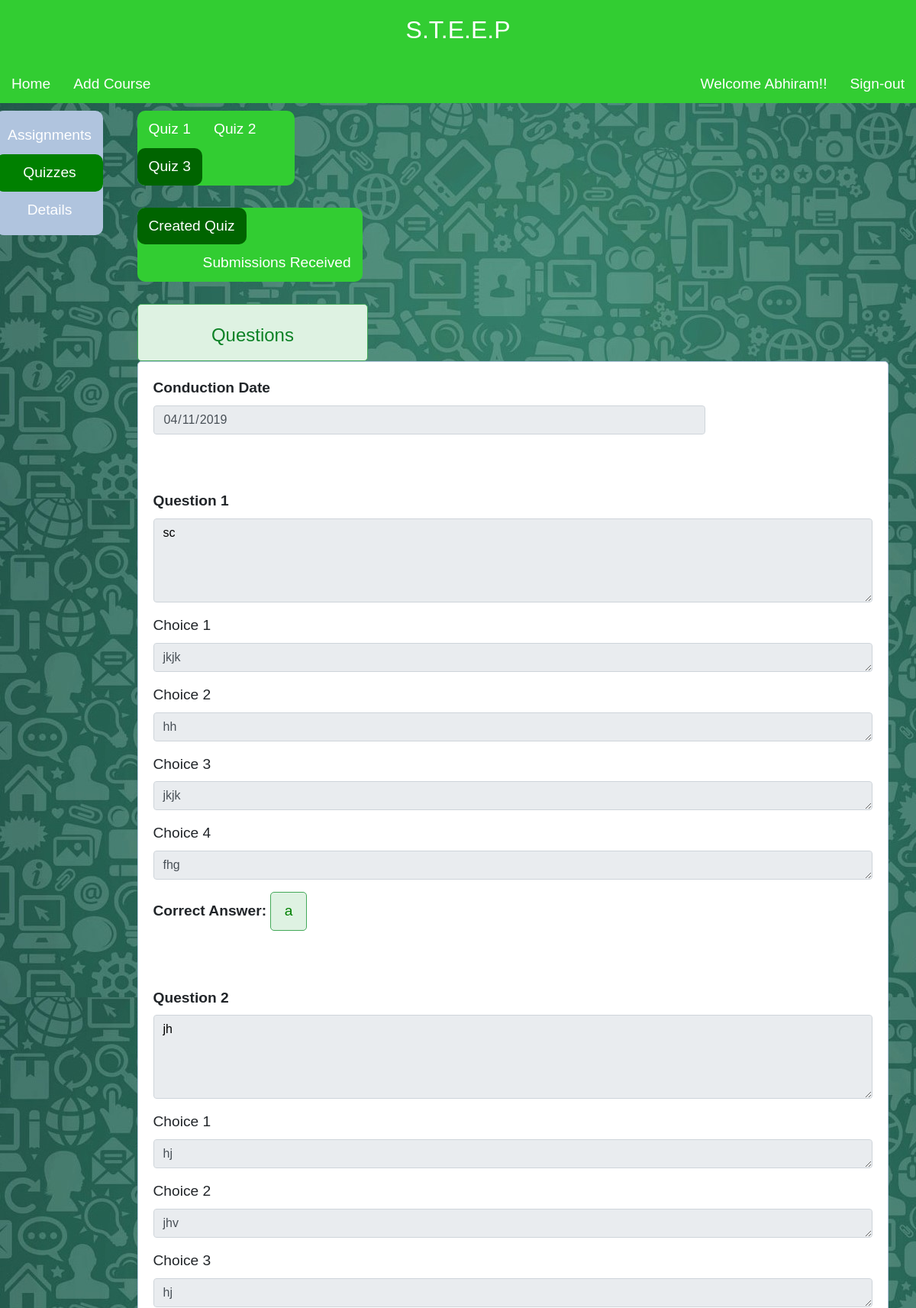
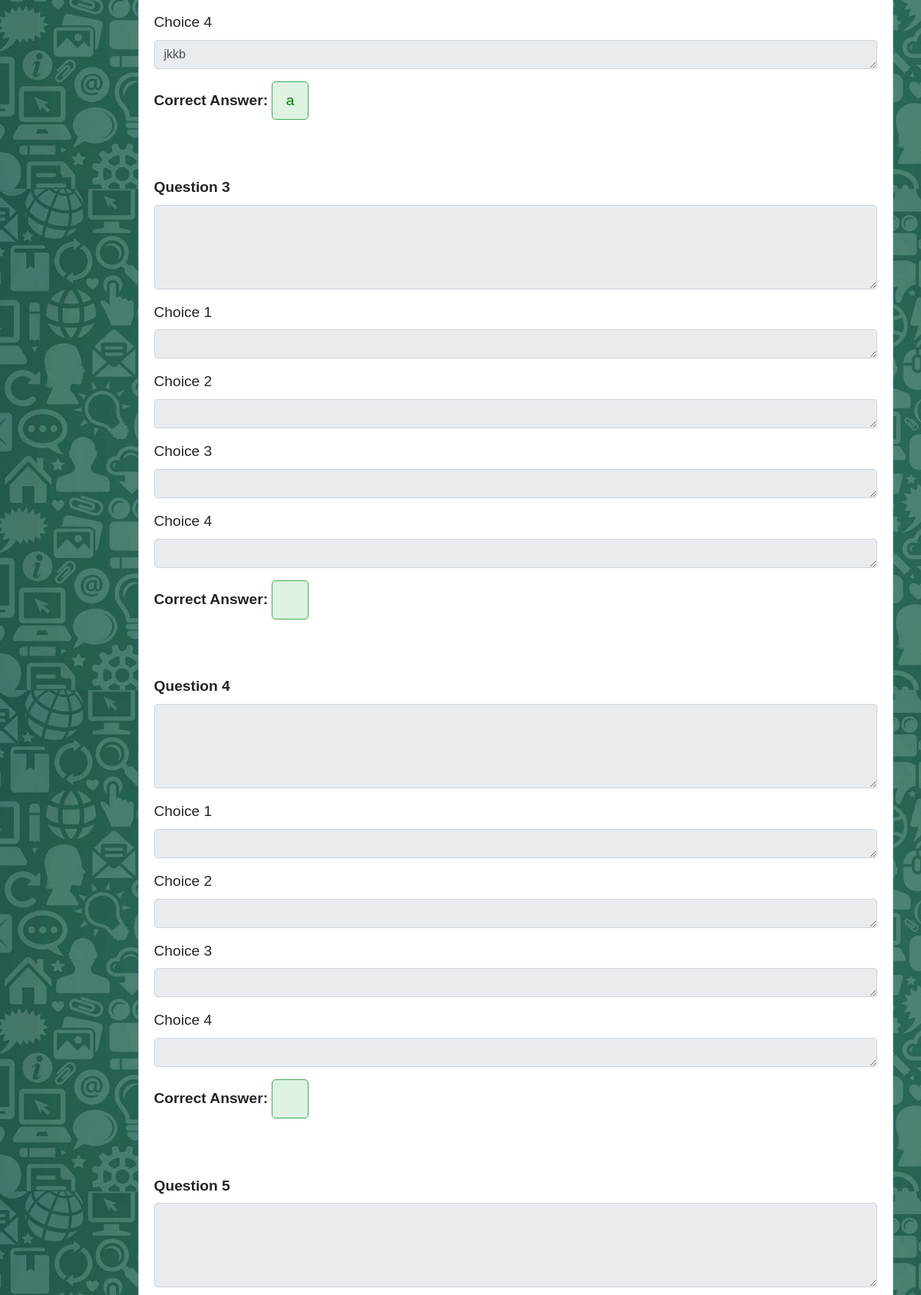
/STEEP/course_quiz3.php?c_id=C1 (signed in, upper part), run on the app's committed database (2 pictures, top to bottom).
### tables this page shows
CREATE TABLE `quizzes` (
  `c_id` varchar(50) NOT NULL,
  `id` varchar(50) NOT NULL,
  `qno` int(11) NOT NULL,
  `due` date NOT NULL,
  `question_1` mediumtext NOT NULL,
  `choice_1_1` text NOT NULL,
  `choice_1_2` text NOT NULL,
  `choice_1_3` text NOT NULL,
  `choice_1_4` text NOT NULL,
  `correct_1` varchar(1) NOT NULL,
  `question_2` mediumtext NOT NULL,
  `choice_2_1` text NOT NULL,
  `choice_2_2` text NOT NULL,
  `choice_2_3` text NOT NULL,
  `choice_2_4` text NOT NULL,
  `correct_2` varchar(1) NOT NULL,
  `question_3` mediumtext NOT NULL,
  `choice_3_1` text NOT NULL,
  `choice_3_2` text NOT NULL,
  `choice_3_3` text NOT NULL,
  `choice_3_4` text NOT NULL,
  `correct_3` varchar(1) NOT NULL,
  `question_4` mediumtext NOT NULL,
  `choice_4_1` text NOT NULL,
  `choice_4_2` text NOT NULL,
  `choice_4_3` text NOT NULL,
  `choice_4_4` text NOT NULL,
  `correct_4` varchar(1) NOT NULL,
  `question_5` mediumtext NOT NULL,
  `choice_5_1` text NOT NULL,
  `choice_5_2` text NOT NULL,
  `choice_5_3` text NOT NULL,
  `choice_5_4` text NOT NULL,
  `correct_5` varchar(1) NOT NULL,
  `question_6` mediumtext NOT NULL,
  `choice_6_1` text NOT NULL,
  `choice_6_2` text NOT NULL,
  `choice_6_3` text NOT NULL,
  `choice_6_4` text NOT NULL,
  `correct_6` varchar(1) NOT NULL,
  `question_7` mediumtext NOT NULL,
  `choice_7_1` text NOT NULL,
  `choice_7_2` text NOT NULL,
  `choice_7_3` text NOT NULL,
  `choice_7_4` text NOT NULL,
  `correct_7` varchar(1) NOT NULL,
  `question_8` mediumtext NOT NULL,
  `choice_8_1` text NOT NULL,
  `choice_8_2` text NOT NULL,
  `choice_8_3` text NOT NULL,
  `choice_8_4` text NOT NULL,
  `correct_8` varchar(1) NOT NULL,
  `question_9` mediumtext NOT NULL,
  `choice_9_1` text NOT NULL,
  `choice_9_2` text NOT NULL,
  `choice_9_3` text NOT NULL,
  `choice_9_4` text NOT NULL,
  `correct_9` varchar(1) NOT NULL,
  `question_10` mediumtext NOT NULL,
  `choice_10_1` text NOT NULL,
  `choice_10_2` text NOT NULL,
  `choice_10_3` text NOT NULL,
  `choice_10_4` text NOT NULL,
  `correct_10` varchar(1) NOT NULL
);

### STEEP/course_quiz3.php (the view, shortened to what this page needs)
<?php
  if(isset($_GET['c_id']))
$c_id = $_GET['c_id'];
else
$c_id = $_POST['c_id'];
$a_id = $c_id."_3";
?>
<html>
<head>
	<link rel="stylesheet" href="https://stackpath.bootstrapcdn.com/bootstrap/4.3.1/css/bootstrap.min.css">
<link rel="stylesheet" href="style.css">
</head>
<body>
<div class="title">
		<h2>S.T.E.E.P</h2>
</div>
<div class="topnav">
        <a href="index_faculty.php">Home</a>
        <a href="Add_Course.php">Add Course</a>
		<?php  if (isset($_SESSION['username'])) : ?>
        <a style="float:right;"   href="index_faculty.php?logout='1'">Sign-out</a>
        <a style="float:right;" href="#">Welcome <?php echo $_SESSION['username']; ?>!!</a>
		<?php endif ?>
</div>
<div class="row">
<div class="leftcolumn">
  <div class="sidenav">
  <a  href="course_assignment1.php?c_id=<?php echo $c_id; ?>">Assignments</a>
  <a class="sideactive" href="#">Quizzes</a>
  <a href="Details.php?c_id=<?php echo $c_id; ?>">Details</a>
  </div>
</div>
<div class="rightcolumn">
<div class="topnav" style="width:21%; border-radius:10px;">
        <a href="course_quiz1.php?c_id=<?php echo $c_id; ?>">Quiz 1</a>
        <a href="course_quiz2.php?c_id=<?php echo $c_id; ?>">Quiz 2</a>
        <a  class='active' href='#'> Quiz 3</a>
</div>
<br>
<?php
$db = mysqli_connect('localhost', 'root', '', 'steep') or die(mysqli_error());
$quiz_check_query = "SELECT * FROM quizzes WHERE c_id='$c_id' AND id='$a_id' LIMIT 1";
$result = mysqli_query($db, $quiz_check_query);
$quiz = mysqli_fetch_assoc($result);
if($quiz)
{
  $due = $quiz['due'];
?>
  <div class="topnav" style="width:30%; border-radius:10px;">
       <a  class='active'  href='#'> Created Quiz</a>
       <a href='course_quiz3_sub.php?c_id=<?php echo $c_id; ?>' style="float:right;"> Submissions Received</a>
</div>
  <br>
    <div class="container-fluid" style="width:80%; border-radius:5px; margin-left:-15px;">
    <div  class="no_error" style="width:40%; border-radius=5px; margin-left:0px;" >
       <p ><h4><center>Questions</center></h4>
        </div>
     <form action="#" method="POST" style="border-radius:5px;">
        <fieldset>
        <div class="container-fluid" style="width:80%; margin-left:-15px;">
        <div class="form-group">
                <b><label for="Due Date">Conduction Date</label></b>
                <input type="date" class="form-control" name="due" value="<?php echo $due; ?>" readonly>
        </div>
        </div>
           <?php
           for($i=1;$i<11;$i++)
           {
               $question = $quiz['question_'.$i];
               $choice1 = $quiz['choice_'.$i.'_1'];
               $choice2 = $quiz['choice_'.$i.'_2'];
               $choice3 = $quiz['choice_'.$i.'_3'];
               $choice4 = $quiz['choice_'.$i.'_4'];
               $correct = $quiz['correct_'.$i];
            ?>
            <br>
            <br>
            <div class="form-group">
                <label for="content"><b>Question <?php echo $i; ?></b></label>
                <textarea class="form-control"  style="color:black;" qid="content" name="question_<?php echo $i; ?>" rows="4" readonly><?php echo $question; ?></textarea>
            </div>
            <div class="form-group">
                <label for="content">Choice 1</label>
                <textarea class="form-control" id="content" name="choice_<?php echo $i; ?>_1" rows="1" value="<?php echo $choice1; ?>" readonly><?php echo $choice1; ?></textarea>
            </div>
            <div class="form-group">
                <label for="content">Choice 2</label>
                <textarea class="form-control" id="content" name="choice_<?php echo $i; ?>_2" rows="1"  readonly><?php echo $choice2; ?></textarea>
            </div>
            <div class="form-group">
                <label for="content">Choice 3</label>
                <textarea class="form-control" id="content" name="choice_<?php echo $i; ?>_3" rows="1" value="<?php echo $choice3; ?>" readonly><?php echo $choice1; ?></textarea>
            </div>
            <div class="form-group">
                <label for="content">Choice 4</label>
                <textarea class="form-control" id="content" name="choice_<?php echo $i; ?>_4" rows="1" value="<?php echo $choice4; ?>" readonly><?php echo $choice4; ?></textarea>
            </div>
            <div class="form-group">
                <label for="Correct Option"><b>Correct Answer: </b></label>
                <input type='text' style="color:green; width:5%; text-align:center;"  class="no_error" class="form-control" name="correct_<?php echo $i; ?>" value="<?php echo $correct; ?>" readonly>
            </div>
         <?php
           }
        ?>
        </form>
        </div>
<?php
}
?>
</div>
</div>
</body>
</html>

### STEEP/style.css (style rules this page uses)
* { margin: 0px; padding: 0px; }
body { font-size: 120%; background-image: url("whatsapp1.jpg"); font-family: Arial; }
form, .content { width: 130%; margin: 0px auto; padding: 20px; border: 1px solid #B0C4DE; background: white; border-radius: 0px 0px 10px 10px; }
.no_error { width: 92%; margin: 0px auto; padding: 10px; border: 1px solid #42a958; color: #0c8125; background: #def2e2; border-radius: 5px; text-align: left; }
.topnav { overflow:hidden; background-color:rgb(50, 205, 50); position: sticky; position: -webkit-sticky; top: 0; }
.topnav a { display:block; float:left; text-decoration:none; text-align:center; padding :10px 15px; color:white; border-radius: 10px; }
.topnav a.active { background-color:rgb(0, 100, 0); }
.title { text-align:center; background-color:rgb(50, 205, 50); color:white; padding:20px; }
.sidenav { width: 140px; position: static; z-index: 1; top: 20px; left: 20px; background-color: #B0C4DE; overflow-x: hidden; padding: 8px 0; border-radius: 10px; }
.sidenav a { display: block; text-decoration:none; text-align:center; padding :10px 15px; color:white; border-radius: 10px; }
.sideactive { background-color: green; }
.leftcolumn { margin-left:10px; margin-top:10px; float: left; width: 15%; }
.rightcolumn { margin-top:10px; float: right; width: 80%; }
.row:after { content: ""; display: table; clear: both; }

### data on the page
quizzes: due "04/11/2019", question_1 "sc", choice_1_1 "jkjk", choice_1_2 "hh", choice_1_3 "jkjk", choice_1_4 "fhg", correct_1 "a", question_2 "jh", choice_2_1 "hj", choice_2_2 "jhv", choice_2_3 "hj", choice_2_4 "jkkb", correct_2 "a"

### other printed values
$_SESSION['username'] "Abhiram"
